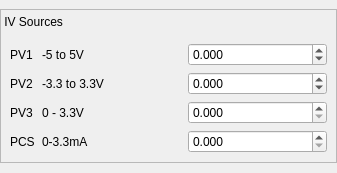
<?xml version="1.0" encoding="UTF-8"?>
<ui version="4.0">
 <class>Form</class>
 <widget class="QWidget" name="Form">
  <property name="geometry">
   <rect>
    <x>0</x>
    <y>0</y>
    <width>337</width>
    <height>173</height>
   </rect>
  </property>
  <property name="windowTitle">
   <string>Form</string>
  </property>
  <layout class="QVBoxLayout" name="verticalLayout">
   <property name="spacing">
    <number>0</number>
   </property>
   <property name="margin">
    <number>0</number>
   </property>
   <item>
    <widget class="QFrame" name="frame_3">
     <property name="sizePolicy">
      <sizepolicy hsizetype="Preferred" vsizetype="Maximum">
       <horstretch>0</horstretch>
       <verstretch>0</verstretch>
      </sizepolicy>
     </property>
     <property name="maximumSize">
      <size>
       <width>400</width>
       <height>16777215</height>
      </size>
     </property>
     <property name="frameShape">
      <enum>QFrame::StyledPanel</enum>
     </property>
     <property name="frameShadow">
      <enum>QFrame::Raised</enum>
     </property>
     <property name="class" stdset="0">
      <string>PeripheralCollection</string>
     </property>
     <layout class="QVBoxLayout" name="verticalLayout_6">
      <property name="spacing">
       <number>5</number>
      </property>
      <property name="leftMargin">
       <number>0</number>
      </property>
      <property name="topMargin">
       <number>5</number>
      </property>
      <property name="rightMargin">
       <number>0</number>
      </property>
      <property name="bottomMargin">
       <number>0</number>
      </property>
      <item>
       <widget class="QLabel" name="label_2">
        <property name="text">
         <string> IV Sources</string>
        </property>
       </widget>
      </item>
      <item>
       <widget class="QFrame" name="Frame_2">
        <property name="PeripheralCollectionInner" stdset="0">
         <string/>
        </property>
        <property name="class" stdset="0">
         <string>PeripheralCollectionInner</string>
        </property>
        <layout class="QGridLayout" name="gridLayout_2">
         <property name="sizeConstraint">
          <enum>QLayout::SetNoConstraint</enum>
         </property>
         <item row="2" column="0">
          <widget class="QLabel" name="label_10">
           <property name="sizePolicy">
            <sizepolicy hsizetype="Maximum" vsizetype="Preferred">
             <horstretch>0</horstretch>
             <verstretch>0</verstretch>
            </sizepolicy>
           </property>
           <property name="text">
            <string>PV3</string>
           </property>
          </widget>
         </item>
         <item row="1" column="0">
          <widget class="QLabel" name="label_12">
           <property name="sizePolicy">
            <sizepolicy hsizetype="Maximum" vsizetype="Preferred">
             <horstretch>0</horstretch>
             <verstretch>0</verstretch>
            </sizepolicy>
           </property>
           <property name="text">
            <string>PV2 </string>
           </property>
          </widget>
         </item>
         <item row="0" column="0">
          <widget class="QLabel" name="label_11">
           <property name="sizePolicy">
            <sizepolicy hsizetype="Maximum" vsizetype="Preferred">
             <horstretch>0</horstretch>
             <verstretch>0</verstretch>
            </sizepolicy>
           </property>
           <property name="text">
            <string>PV1 </string>
           </property>
          </widget>
         </item>
         <item row="3" column="1">
          <widget class="QLabel" name="PCS_LABEL">
           <property name="text">
            <string>0-3.3mA</string>
           </property>
          </widget>
         </item>
         <item row="3" column="0">
          <widget class="QLabel" name="label_9">
           <property name="sizePolicy">
            <sizepolicy hsizetype="Maximum" vsizetype="Preferred">
             <horstretch>0</horstretch>
             <verstretch>0</verstretch>
            </sizepolicy>
           </property>
           <property name="text">
            <string>PCS</string>
           </property>
          </widget>
         </item>
         <item row="2" column="1">
          <widget class="QLabel" name="PV3_LABEL">
           <property name="text">
            <string>0 - 3.3V</string>
           </property>
          </widget>
         </item>
         <item row="1" column="1">
          <widget class="QLabel" name="PV2_LABEL">
           <property name="text">
            <string>-3.3 to 3.3V</string>
           </property>
          </widget>
         </item>
         <item row="0" column="1">
          <widget class="QLabel" name="PV1_LABEL">
           <property name="text">
            <string>-5 to 5V</string>
           </property>
          </widget>
         </item>
         <item row="0" column="2">
          <widget class="QDoubleSpinBox" name="PV1BOX">
           <property name="sizePolicy">
            <sizepolicy hsizetype="Minimum" vsizetype="Fixed">
             <horstretch>0</horstretch>
             <verstretch>0</verstretch>
            </sizepolicy>
           </property>
           <property name="decimals">
            <number>3</number>
           </property>
           <property name="minimum">
            <double>-5.000000000000000</double>
           </property>
           <property name="maximum">
            <double>5.000000000000000</double>
           </property>
           <property name="singleStep">
            <double>0.100000000000000</double>
           </property>
          </widget>
         </item>
         <item row="1" column="2">
          <widget class="QDoubleSpinBox" name="PV2BOX">
           <property name="sizePolicy">
            <sizepolicy hsizetype="Minimum" vsizetype="Fixed">
             <horstretch>0</horstretch>
             <verstretch>0</verstretch>
            </sizepolicy>
           </property>
           <property name="decimals">
            <number>3</number>
           </property>
           <property name="minimum">
            <double>-3.300000000000000</double>
           </property>
           <property name="maximum">
            <double>3.300000000000000</double>
           </property>
           <property name="singleStep">
            <double>0.100000000000000</double>
           </property>
          </widget>
         </item>
         <item row="2" column="2">
          <widget class="QDoubleSpinBox" name="PV3BOX">
           <property name="sizePolicy">
            <sizepolicy hsizetype="Minimum" vsizetype="Fixed">
             <horstretch>0</horstretch>
             <verstretch>0</verstretch>
            </sizepolicy>
           </property>
           <property name="decimals">
            <number>3</number>
           </property>
           <property name="maximum">
            <double>3.300000000000000</double>
           </property>
           <property name="singleStep">
            <double>0.100000000000000</double>
           </property>
          </widget>
         </item>
         <item row="3" column="2">
          <widget class="QDoubleSpinBox" name="PCSBOX">
           <property name="sizePolicy">
            <sizepolicy hsizetype="Minimum" vsizetype="Fixed">
             <horstretch>0</horstretch>
             <verstretch>0</verstretch>
            </sizepolicy>
           </property>
           <property name="decimals">
            <number>3</number>
           </property>
           <property name="maximum">
            <double>3.300000000000000</double>
           </property>
           <property name="singleStep">
            <double>0.100000000000000</double>
           </property>
          </widget>
         </item>
        </layout>
       </widget>
      </item>
     </layout>
    </widget>
   </item>
  </layout>
 </widget>
 <resources/>
 <connections>
  <connection>
   <sender>PV1BOX</sender>
   <signal>valueChanged(double)</signal>
   <receiver>Form</receiver>
   <slot>setPV1()</slot>
   <hints>
    <hint type="sourcelabel">
     <x>271</x>
     <y>51</y>
    </hint>
    <hint type="destinationlabel">
     <x>264</x>
     <y>-10</y>
    </hint>
   </hints>
  </connection>
  <connection>
   <sender>PV2BOX</sender>
   <signal>valueChanged(double)</signal>
   <receiver>Form</receiver>
   <slot>setPV2()</slot>
   <hints>
    <hint type="sourcelabel">
     <x>221</x>
     <y>91</y>
    </hint>
    <hint type="destinationlabel">
     <x>220</x>
     <y>182</y>
    </hint>
   </hints>
  </connection>
  <connection>
   <sender>PV3BOX</sender>
   <signal>valueChanged(double)</signal>
   <receiver>Form</receiver>
   <slot>setPV3()</slot>
   <hints>
    <hint type="sourcelabel">
     <x>249</x>
     <y>115</y>
    </hint>
    <hint type="destinationlabel">
     <x>241</x>
     <y>177</y>
    </hint>
   </hints>
  </connection>
  <connection>
   <sender>PCSBOX</sender>
   <signal>valueChanged(double)</signal>
   <receiver>Form</receiver>
   <slot>setPCS()</slot>
   <hints>
    <hint type="sourcelabel">
     <x>309</x>
     <y>152</y>
    </hint>
    <hint type="destinationlabel">
     <x>330</x>
     <y>179</y>
    </hint>
   </hints>
  </connection>
 </connections>
 <slots>
  <slot>setPV1()</slot>
  <slot>setPV2()</slot>
  <slot>setPV3()</slot>
  <slot>setPCS()</slot>
 </slots>
</ui>
